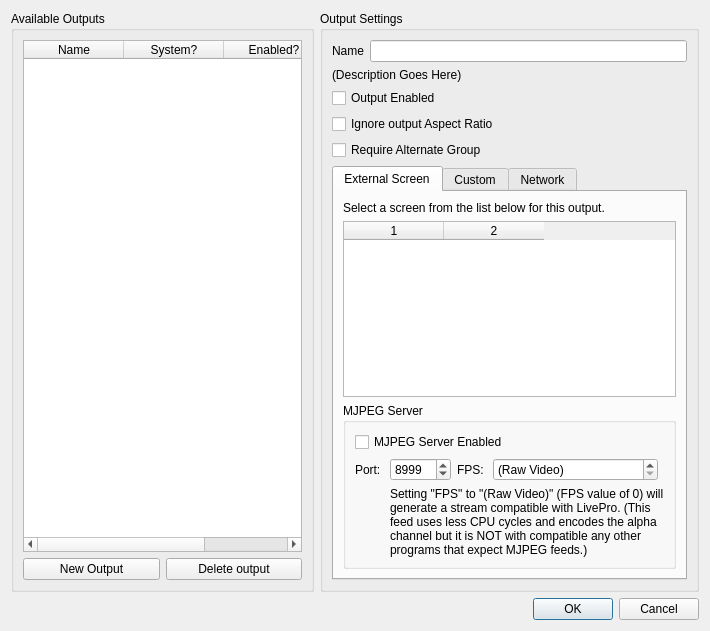
<?xml version="1.0" encoding="UTF-8"?>
<ui version="4.0">
 <class>OutputSetupDialog</class>
 <widget class="QDialog" name="OutputSetupDialog">
  <property name="geometry">
   <rect>
    <x>0</x>
    <y>0</y>
    <width>710</width>
    <height>631</height>
   </rect>
  </property>
  <property name="windowTitle">
   <string>Dialog</string>
  </property>
  <layout class="QVBoxLayout" name="verticalLayout_2">
   <item>
    <layout class="QHBoxLayout" name="horizontalLayout">
     <item>
      <widget class="QGroupBox" name="gbOutputs">
       <property name="title">
        <string>Available Outputs</string>
       </property>
       <layout class="QVBoxLayout" name="verticalLayout_7">
        <item>
         <widget class="QTableWidget" name="outputListView">
          <property name="columnCount">
           <number>3</number>
          </property>
          <attribute name="horizontalHeaderShowSortIndicator" stdset="0">
           <bool>false</bool>
          </attribute>
          <attribute name="verticalHeaderVisible">
           <bool>false</bool>
          </attribute>
          <column>
           <property name="text">
            <string>Name</string>
           </property>
          </column>
          <column>
           <property name="text">
            <string>System?</string>
           </property>
          </column>
          <column>
           <property name="text">
            <string>Enabled?</string>
           </property>
          </column>
         </widget>
        </item>
        <item>
         <layout class="QHBoxLayout" name="horizontalLayout_2">
          <item>
           <widget class="QPushButton" name="btnNewOutput">
            <property name="text">
             <string>New Output</string>
            </property>
           </widget>
          </item>
          <item>
           <widget class="QPushButton" name="btnDelOutput">
            <property name="text">
             <string>Delete output</string>
            </property>
           </widget>
          </item>
         </layout>
        </item>
       </layout>
      </widget>
     </item>
     <item>
      <widget class="QGroupBox" name="gbSettings">
       <property name="title">
        <string>Output Settings</string>
       </property>
       <layout class="QVBoxLayout" name="verticalLayout_3">
        <item>
         <layout class="QFormLayout" name="formLayout">
          <item row="0" column="1">
           <widget class="QLineEdit" name="outputName"/>
          </item>
          <item row="0" column="0">
           <widget class="QLabel" name="label">
            <property name="text">
             <string>Name</string>
            </property>
           </widget>
          </item>
         </layout>
        </item>
        <item>
         <widget class="QLabel" name="label_2">
          <property name="text">
           <string>(Description Goes Here)</string>
          </property>
         </widget>
        </item>
        <item>
         <widget class="QCheckBox" name="cbOutputEnabled">
          <property name="text">
           <string>Output Enabled</string>
          </property>
         </widget>
        </item>
        <item>
         <widget class="QCheckBox" name="ignoreAR">
          <property name="text">
           <string>Ignore output Aspect Ratio</string>
          </property>
         </widget>
        </item>
        <item>
         <widget class="QCheckBox" name="requireAltGroup">
          <property name="toolTip">
           <string>If checked, this output will not show anything unless a specially-designed 'alternate' group is present for the current slide group, such as a lower-third template for a song, etc.</string>
          </property>
          <property name="text">
           <string>Require Alternate Group</string>
          </property>
         </widget>
        </item>
        <item>
         <widget class="QTabWidget" name="tabWidget">
          <property name="currentIndex">
           <number>0</number>
          </property>
          <widget class="QWidget" name="tabScreen">
           <attribute name="title">
            <string>External Screen</string>
           </attribute>
           <layout class="QVBoxLayout" name="verticalLayout_4">
            <item>
             <widget class="QLabel" name="label_3">
              <property name="text">
               <string>Select a screen from the list below for this output.</string>
              </property>
             </widget>
            </item>
            <item>
             <widget class="QTableWidget" name="screenListView">
              <property name="toolTip">
               <string>&lt;!DOCTYPE HTML PUBLIC &quot;-//W3C//DTD HTML 4.0//EN&quot; &quot;http://www.w3.org/TR/REC-html40/strict.dtd&quot;&gt;
&lt;html&gt;&lt;head&gt;&lt;meta name=&quot;qrichtext&quot; content=&quot;1&quot; /&gt;&lt;style type=&quot;text/css&quot;&gt;
p, li { white-space: pre-wrap; }
&lt;/style&gt;&lt;/head&gt;&lt;body style=&quot; font-family:'Tahoma'; font-size:8.25pt; font-weight:400; font-style:normal;&quot;&gt;
&lt;p style=&quot; margin-top:0px; margin-bottom:0px; margin-left:0px; margin-right:0px; -qt-block-indent:0; text-indent:0px;&quot;&gt;List of screens connected to your computer&lt;/p&gt;&lt;/body&gt;&lt;/html&gt;</string>
              </property>
              <property name="columnCount">
               <number>2</number>
              </property>
              <attribute name="verticalHeaderVisible">
               <bool>false</bool>
              </attribute>
              <column/>
              <column/>
             </widget>
            </item>
            <item>
             <widget class="QGroupBox" name="groupBox">
              <property name="title">
               <string>MJPEG Server</string>
              </property>
              <layout class="QGridLayout" name="gridLayout_2">
               <item row="0" column="0" colspan="4">
                <widget class="QCheckBox" name="mjpegEnabled">
                 <property name="text">
                  <string>MJPEG Server Enabled</string>
                 </property>
                </widget>
               </item>
               <item row="1" column="0">
                <widget class="QLabel" name="label_16">
                 <property name="text">
                  <string>Port: </string>
                 </property>
                </widget>
               </item>
               <item row="1" column="1">
                <widget class="QSpinBox" name="mjpegPort">
                 <property name="minimum">
                  <number>1025</number>
                 </property>
                 <property name="maximum">
                  <number>65536</number>
                 </property>
                 <property name="value">
                  <number>8999</number>
                 </property>
                </widget>
               </item>
               <item row="1" column="2">
                <widget class="QLabel" name="label_17">
                 <property name="text">
                  <string>FPS: </string>
                 </property>
                </widget>
               </item>
               <item row="1" column="3">
                <widget class="QSpinBox" name="mjpegFps">
                 <property name="sizePolicy">
                  <sizepolicy hsizetype="Expanding" vsizetype="Fixed">
                   <horstretch>0</horstretch>
                   <verstretch>0</verstretch>
                  </sizepolicy>
                 </property>
                 <property name="specialValueText">
                  <string>(Raw Video)</string>
                 </property>
                 <property name="minimum">
                  <number>0</number>
                 </property>
                 <property name="maximum">
                  <number>30</number>
                 </property>
                </widget>
               </item>
               <item row="2" column="1" colspan="4">
                <widget class="QLabel" name="label_12">
                 <property name="text">
                  <string>Setting &quot;FPS&quot; to &quot;(Raw Video)&quot; (FPS value of 0) will generate a stream compatible with LivePro. (This feed uses less CPU cycles and encodes the alpha channel but it is NOT with compatible any other programs that expect MJPEG feeds.)</string>
                 </property>
                 <property name="wordWrap">
                  <bool>true</bool>
                 </property>
                </widget>
               </item>
              </layout>
             </widget>
            </item>
           </layout>
          </widget>
          <widget class="QWidget" name="tabCustom">
           <attribute name="title">
            <string>Custom</string>
           </attribute>
           <layout class="QVBoxLayout" name="verticalLayout">
            <item>
             <widget class="QLabel" name="label_4">
              <property name="text">
               <string>You may position this output by entering a custom</string>
              </property>
             </widget>
            </item>
            <item>
             <widget class="QLabel" name="label_5">
              <property name="text">
               <string>location, width and height in pixels, below.</string>
              </property>
             </widget>
            </item>
            <item>
             <widget class="Line" name="line_2">
              <property name="orientation">
               <enum>Qt::Horizontal</enum>
              </property>
             </widget>
            </item>
            <item>
             <widget class="QCheckBox" name="stayOnTop">
              <property name="text">
               <string>Keep output on top of all other windows</string>
              </property>
             </widget>
            </item>
            <item>
             <layout class="QFormLayout" name="formLayout_2">
              <property name="fieldGrowthPolicy">
               <enum>QFormLayout::AllNonFixedFieldsGrow</enum>
              </property>
              <item row="0" column="0">
               <widget class="QLabel" name="label_6">
                <property name="text">
                 <string>Left (X)</string>
                </property>
               </widget>
              </item>
              <item row="0" column="1">
               <widget class="QSpinBox" name="customLeft">
                <property name="minimum">
                 <number>-99999</number>
                </property>
                <property name="maximum">
                 <number>99999</number>
                </property>
               </widget>
              </item>
              <item row="1" column="0">
               <widget class="QLabel" name="label_7">
                <property name="text">
                 <string>Top (Y)</string>
                </property>
               </widget>
              </item>
              <item row="1" column="1">
               <widget class="QSpinBox" name="customTop">
                <property name="minimum">
                 <number>-99999</number>
                </property>
                <property name="maximum">
                 <number>99999</number>
                </property>
               </widget>
              </item>
              <item row="2" column="0">
               <widget class="QLabel" name="label_8">
                <property name="text">
                 <string>Width</string>
                </property>
               </widget>
              </item>
              <item row="2" column="1">
               <widget class="QSpinBox" name="customWidth">
                <property name="minimum">
                 <number>-99999</number>
                </property>
                <property name="maximum">
                 <number>99999</number>
                </property>
                <property name="value">
                 <number>1024</number>
                </property>
               </widget>
              </item>
              <item row="3" column="0">
               <widget class="QLabel" name="label_9">
                <property name="text">
                 <string>Height</string>
                </property>
               </widget>
              </item>
              <item row="3" column="1">
               <widget class="QSpinBox" name="customHeight">
                <property name="minimum">
                 <number>-99999</number>
                </property>
                <property name="maximum">
                 <number>99999</number>
                </property>
                <property name="value">
                 <number>768</number>
                </property>
               </widget>
              </item>
             </layout>
            </item>
            <item>
             <widget class="QGroupBox" name="groupBox_2">
              <property name="title">
               <string>MJPEG Server</string>
              </property>
              <layout class="QGridLayout" name="gridLayout_3">
               <item row="0" column="0" colspan="4">
                <widget class="QCheckBox" name="mjpegEnabled2">
                 <property name="text">
                  <string>MJPEG Server Enabled</string>
                 </property>
                </widget>
               </item>
               <item row="1" column="0">
                <widget class="QLabel" name="label_18">
                 <property name="text">
                  <string>Port: </string>
                 </property>
                </widget>
               </item>
               <item row="1" column="1">
                <widget class="QSpinBox" name="mjpegPort2">
                 <property name="minimum">
                  <number>1025</number>
                 </property>
                 <property name="maximum">
                  <number>65536</number>
                 </property>
                 <property name="value">
                  <number>8999</number>
                 </property>
                </widget>
               </item>
               <item row="1" column="2">
                <widget class="QLabel" name="label_19">
                 <property name="text">
                  <string>FPS: </string>
                 </property>
                </widget>
               </item>
               <item row="1" column="3">
                <widget class="QSpinBox" name="mjpegFps2">
                 <property name="sizePolicy">
                  <sizepolicy hsizetype="Expanding" vsizetype="Fixed">
                   <horstretch>0</horstretch>
                   <verstretch>0</verstretch>
                  </sizepolicy>
                 </property>
                 <property name="specialValueText">
                  <string>(Raw Video)</string>
                 </property>
                 <property name="minimum">
                  <number>0</number>
                 </property>
                 <property name="maximum">
                  <number>30</number>
                 </property>
                </widget>
               </item>
               <item row="2" column="1" colspan="4">
                <widget class="QLabel" name="label_13">
                 <property name="text">
                  <string>Setting &quot;FPS&quot; to &quot;(Raw Video)&quot; (FPS value of 0) will generate a stream compatible with LivePro. (This feed uses less CPU cycles and encodes the alpha channel but it is NOT with compatible any other programs that expect MJPEG feeds.)</string>
                 </property>
                 <property name="wordWrap">
                  <bool>true</bool>
                 </property>
                </widget>
               </item>
               <item row="3" column="1">
                <spacer name="verticalSpacer">
                 <property name="orientation">
                  <enum>Qt::Vertical</enum>
                 </property>
                 <property name="sizeHint" stdset="0">
                  <size>
                   <width>20</width>
                   <height>40</height>
                  </size>
                 </property>
                </spacer>
               </item>
              </layout>
             </widget>
            </item>
           </layout>
          </widget>
          <widget class="QWidget" name="tabNetwork">
           <attribute name="title">
            <string>Network</string>
           </attribute>
           <layout class="QVBoxLayout" name="verticalLayout_6">
            <item>
             <widget class="QLabel" name="label_10">
              <property name="text">
               <string>&lt;!DOCTYPE HTML PUBLIC &quot;-//W3C//DTD HTML 4.0//EN&quot; &quot;http://www.w3.org/TR/REC-html40/strict.dtd&quot;&gt;
&lt;html&gt;&lt;head&gt;&lt;meta name=&quot;qrichtext&quot; content=&quot;1&quot; /&gt;&lt;style type=&quot;text/css&quot;&gt;
p, li { white-space: pre-wrap; }
&lt;/style&gt;&lt;/head&gt;&lt;body style=&quot; font-family:'Sans Serif'; font-size:9pt; font-weight:400; font-style:normal;&quot;&gt;
&lt;table style=&quot;-qt-table-type: root; margin-top:4px; margin-bottom:4px; margin-left:4px; margin-right:4px;&quot;&gt;
&lt;tr&gt;
&lt;td style=&quot;border: none;&quot;&gt;
&lt;p style=&quot; margin-top:0px; margin-bottom:0px; margin-left:0px; margin-right:0px; -qt-block-indent:0; text-indent:0px;&quot;&gt;Network Outputs allow you to send data over the wire&lt;/p&gt;
&lt;p style=&quot; margin-top:0px; margin-bottom:0px; margin-left:0px; margin-right:0px; -qt-block-indent:0; text-indent:0px;&quot;&gt;to be displayed by another computer using the&lt;/p&gt;
&lt;p style=&quot; margin-top:0px; margin-bottom:0px; margin-left:0px; margin-right:0px; -qt-block-indent:0; text-indent:0px;&quot;&gt;DViz Network Viewer application (&lt;span style=&quot; font-weight:600;&quot;&gt;dviz-viewer.exe&lt;/span&gt;)&lt;/p&gt;&lt;/td&gt;&lt;/tr&gt;&lt;/table&gt;&lt;/body&gt;&lt;/html&gt;</string>
              </property>
             </widget>
            </item>
            <item>
             <widget class="Line" name="line">
              <property name="orientation">
               <enum>Qt::Horizontal</enum>
              </property>
             </widget>
            </item>
            <item>
             <layout class="QHBoxLayout" name="horizontalLayout_3">
              <item>
               <widget class="QLabel" name="label_11">
                <property name="text">
                 <string>Accept Incomming Connections on Port:</string>
                </property>
               </widget>
              </item>
              <item>
               <widget class="QSpinBox" name="listenPort">
                <property name="minimum">
                 <number>1025</number>
                </property>
                <property name="maximum">
                 <number>65536</number>
                </property>
                <property name="value">
                 <number>7777</number>
                </property>
               </widget>
              </item>
              <item>
               <spacer name="horizontalSpacer_3">
                <property name="orientation">
                 <enum>Qt::Horizontal</enum>
                </property>
                <property name="sizeHint" stdset="0">
                 <size>
                  <width>40</width>
                  <height>20</height>
                 </size>
                </property>
               </spacer>
              </item>
             </layout>
            </item>
            <item>
             <spacer name="verticalSpacer_2">
              <property name="orientation">
               <enum>Qt::Vertical</enum>
              </property>
              <property name="sizeHint" stdset="0">
               <size>
                <width>20</width>
                <height>40</height>
               </size>
              </property>
             </spacer>
            </item>
           </layout>
          </widget>
         </widget>
        </item>
       </layout>
      </widget>
     </item>
    </layout>
   </item>
   <item>
    <widget class="QDialogButtonBox" name="buttonBox">
     <property name="orientation">
      <enum>Qt::Horizontal</enum>
     </property>
     <property name="standardButtons">
      <set>QDialogButtonBox::Cancel|QDialogButtonBox::Ok</set>
     </property>
    </widget>
   </item>
  </layout>
 </widget>
 <resources/>
 <connections>
  <connection>
   <sender>buttonBox</sender>
   <signal>accepted()</signal>
   <receiver>OutputSetupDialog</receiver>
   <slot>accept()</slot>
   <hints>
    <hint type="sourcelabel">
     <x>248</x>
     <y>254</y>
    </hint>
    <hint type="destinationlabel">
     <x>157</x>
     <y>274</y>
    </hint>
   </hints>
  </connection>
  <connection>
   <sender>buttonBox</sender>
   <signal>rejected()</signal>
   <receiver>OutputSetupDialog</receiver>
   <slot>reject()</slot>
   <hints>
    <hint type="sourcelabel">
     <x>316</x>
     <y>260</y>
    </hint>
    <hint type="destinationlabel">
     <x>286</x>
     <y>274</y>
    </hint>
   </hints>
  </connection>
 </connections>
</ui>
